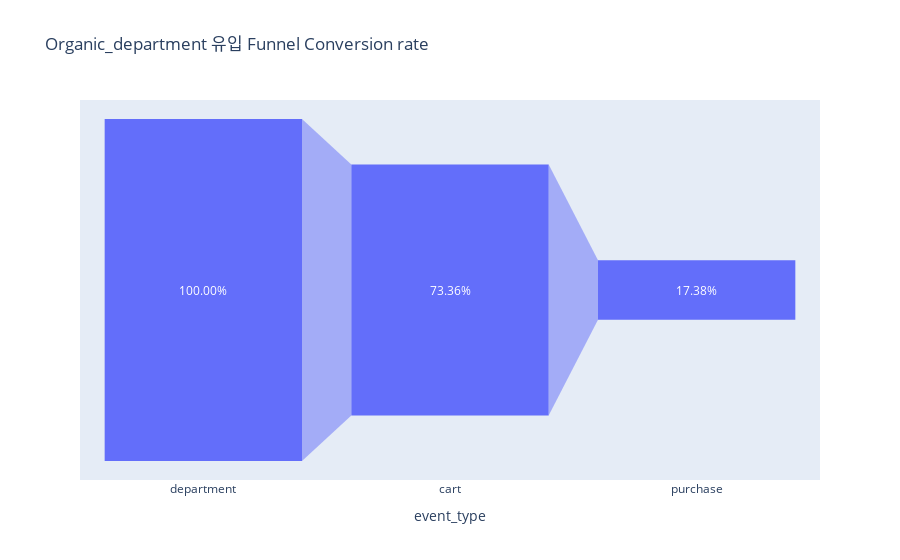

Source (notebook cell):
### Code cell
fig = px.funnel(data_frame=funnel_organic_department, x='event_type', y='retain_rate', title='Organic_department 유입 Funnel Conversion rate')
fig.update_traces(texttemplate="%{value:,.2%}")
fig.show()

### Figure 1 — Plotly figure (JSON) as saved in the notebook; plotly's stock layout.template omitted (floating-point values rounded to 4 significant figures)
{"data": [{"hovertemplate": "event_type=%{x}<br>retain_rate=%{y}<extra></extra>", "legendgroup": "", "marker": {"color": "#636efa"}, "name": "", "orientation": "v", "showlegend": false, "texttemplate": "%{value:,.2%}", "type": "funnel", "x": ["department", "cart", "purchase"], "xaxis": "x", "y": [1, 0.7336, 0.1738], "yaxis": "y"}], "layout": {"legend": {"tracegroupgap": 0}, "title": {"text": "Organic_department 유입 Funnel Conversion rate"}, "xaxis": {"anchor": "y", "domain": [0, 1], "title": {"text": "event_type"}}, "yaxis": {"anchor": "x", "domain": [0, 1], "title": {"text": "retain_rate"}}}}
